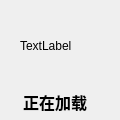
<?xml version="1.0" encoding="UTF-8"?>
<ui version="4.0">
 <class>NQRoundProgressBarUI</class>
 <widget class="QWidget" name="NQRoundProgressBarUI">
  <property name="windowModality">
   <enum>Qt::ApplicationModal</enum>
  </property>
  <property name="geometry">
   <rect>
    <x>0</x>
    <y>0</y>
    <width>120</width>
    <height>120</height>
   </rect>
  </property>
  <property name="minimumSize">
   <size>
    <width>120</width>
    <height>120</height>
   </size>
  </property>
  <property name="maximumSize">
   <size>
    <width>120</width>
    <height>120</height>
   </size>
  </property>
  <property name="mouseTracking">
   <bool>true</bool>
  </property>
  <property name="windowTitle">
   <string>进度</string>
  </property>
  <property name="windowIcon">
   <iconset resource="Resources/ProgressBarManager.qrc">
    <normaloff>:/EBIM.ico</normaloff>:/EBIM.ico</iconset>
  </property>
  <layout class="QVBoxLayout" name="verticalLayout">
   <property name="spacing">
    <number>0</number>
   </property>
   <property name="leftMargin">
    <number>0</number>
   </property>
   <property name="topMargin">
    <number>0</number>
   </property>
   <property name="rightMargin">
    <number>0</number>
   </property>
   <property name="bottomMargin">
    <number>0</number>
   </property>
   <item>
    <layout class="QHBoxLayout" name="horizontalLayout">
     <item>
      <spacer name="horizontalSpacer">
       <property name="orientation">
        <enum>Qt::Horizontal</enum>
       </property>
       <property name="sizeHint" stdset="0">
        <size>
         <width>18</width>
         <height>20</height>
        </size>
       </property>
      </spacer>
     </item>
     <item>
      <widget class="QLabel" name="m_PixLabel">
       <property name="minimumSize">
        <size>
         <width>80</width>
         <height>80</height>
        </size>
       </property>
       <property name="maximumSize">
        <size>
         <width>80</width>
         <height>80</height>
        </size>
       </property>
       <property name="styleSheet">
        <string notr="true"/>
       </property>
       <property name="text">
        <string>TextLabel</string>
       </property>
      </widget>
     </item>
     <item>
      <spacer name="horizontalSpacer_2">
       <property name="orientation">
        <enum>Qt::Horizontal</enum>
       </property>
       <property name="sizeHint" stdset="0">
        <size>
         <width>18</width>
         <height>20</height>
        </size>
       </property>
      </spacer>
     </item>
    </layout>
   </item>
   <item>
    <widget class="QLabel" name="m_TipLabel">
     <property name="maximumSize">
      <size>
       <width>110</width>
       <height>20</height>
      </size>
     </property>
     <property name="font">
      <font>
       <pointsize>12</pointsize>
       <weight>75</weight>
       <bold>true</bold>
      </font>
     </property>
     <property name="text">
      <string>正在加载</string>
     </property>
     <property name="scaledContents">
      <bool>true</bool>
     </property>
     <property name="alignment">
      <set>Qt::AlignCenter</set>
     </property>
    </widget>
   </item>
  </layout>
 </widget>
 <resources>
  <include location="Resources/ProgressBarManager.qrc"/>
 </resources>
 <connections/>
</ui>
